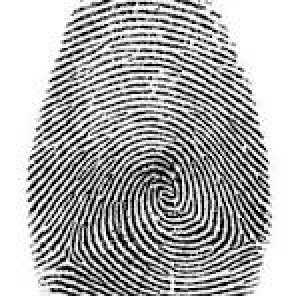
#> input picture SOCOFing/code/temp_query.bmp, 148 x 148 px (shown 2 times larger)
$ python search.py --query temp_query.bmp   (older library calls are emulated)
#> lines starting #> are read from the running program, lines starting #| are printed output that depends on the picture; after the words box and inside, x2 and y2 are one past the last pixel; in counts of white or black regions, pixels touching at a corner belong together
### SOCOFing/code/preprocess.py
# ============================================================================
# Preprocessing - Image Loading, Segmentation, Enhancement
# ============================================================================

import cv2
import numpy as np
from PIL import Image
import logging

import config

logger = logging.getLogger(__name__)

# ============================================================================
# 1. Load BMP Image
# ============================================================================
def load_bmp(image_path):
    """Load BMP image using OpenCV (BGR format)"""
#> called with image_path = 'temp_query.bmp'
    try:
        img = cv2.imread(image_path)
#> img is the input picture: shape (148, 148, 3); min 0, max 255, mean 173.9
        if img is None:
            logger.error(f"Failed to load image: {image_path}")
            return None
        logger.debug(f"Loaded image: {image_path}, shape={img.shape}")
        return img
    except Exception as e:
        logger.error(f"Error loading {image_path}: {e}")
        return None

# ============================================================================
# 2. Convert to Grayscale
# ============================================================================
def to_grayscale(img):
    """Convert BGR image to grayscale"""
    if img is None:
        return None
    gray = cv2.cvtColor(img, cv2.COLOR_BGR2GRAY)
    return gray

# ============================================================================
# 3. Resize to Standard Size
# ============================================================================
def resize_image(img, size=config.IMAGE_SIZE):
    """Resize image to standard size"""
#> called with size = 512
    if img is None:
        return None
    resized = cv2.resize(img, (size, size), interpolation=cv2.INTER_CUBIC)
    return resized

# ============================================================================
# 4. Segmentation (Fingerprint Region Detection)
# ============================================================================
def segment_fingerprint(img):
    """Segment fingerprint region using Otsu thresholding"""
    if img is None:
        return None, None

    # Apply Gaussian blur first
    blurred = cv2.GaussianBlur(img, (5, 5), 0)
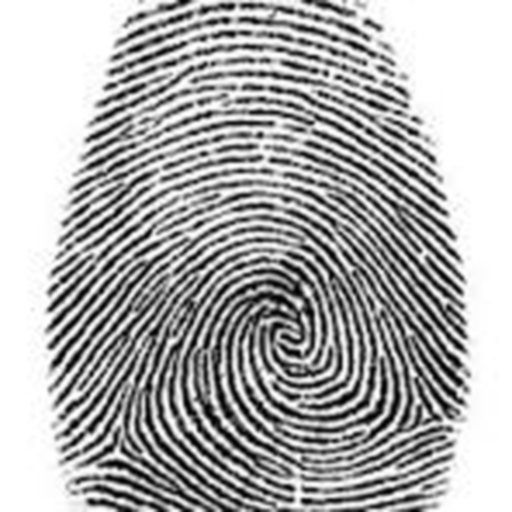
#> blurred: shape (512, 512); min 0, max 255, mean 173.7

    # Otsu thresholding
    _, binary = cv2.threshold(blurred, config.BINARIZATION_THRESHOLD, 255,
                              cv2.THRESH_BINARY | cv2.THRESH_OTSU)
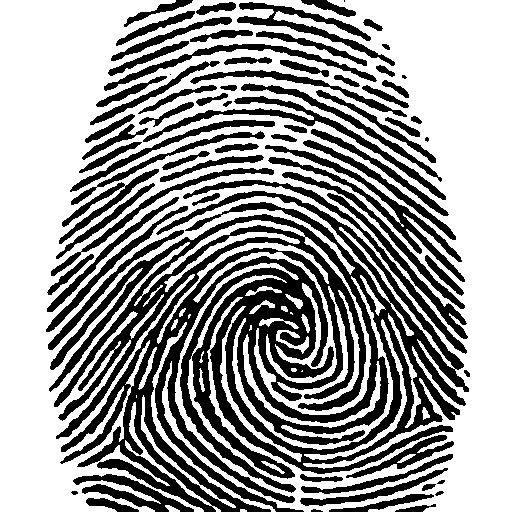
#> binary: shape (512, 512); 61.5% white; 75 black regions (4 under 20 px), largest, box (x1, y1, x2, y2) and area: (49, 191, 469, 512) 55795, (265, 145, 465, 282) 2969, (143, 96, 446, 200) 2403

    # Morphological operations to clean up
    kernel = cv2.getStructuringElement(cv2.MORPH_ELLIPSE,
                                       (config.MORPHOLOGY_KERNEL_SIZE,
                                        config.MORPHOLOGY_KERNEL_SIZE))
    binary = cv2.morphologyEx(binary, cv2.MORPH_CLOSE, kernel,
                             iterations=config.MORPHOLOGY_ITERATIONS)
#> binary: shape (512, 512); 94.4% white; 96 black regions, largest, box (x1, y1, x2, y2) and area: (246, 300, 315, 327) 817, (196, 391, 245, 452) 737, (263, 262, 309, 300) 731
    binary = cv2.morphologyEx(binary, cv2.MORPH_OPEN, kernel,
                             iterations=1)
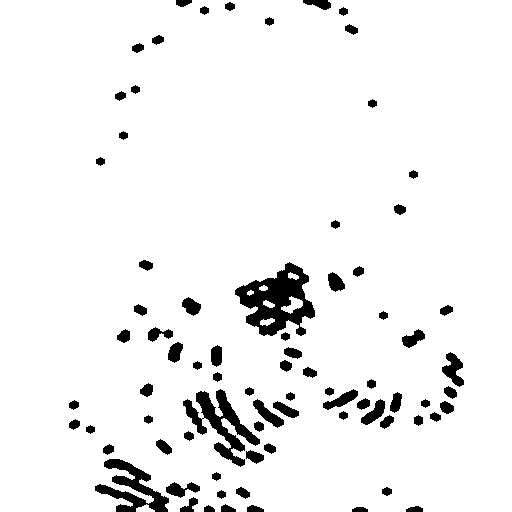
#> binary: shape (512, 512); 94.2% white; 78 black regions, largest, box (x1, y1, x2, y2) and area: (235, 262, 315, 336) 3011, (183, 389, 260, 467) 2003, (95, 459, 169, 512) 1616

    return binary, None

# ============================================================================
# 5. CLAHE Enhancement (Contrast Limited Adaptive Histogram Equalization)
# ============================================================================
def apply_clahe(img):
    """Apply CLAHE to enhance contrast"""
    if img is None or not config.CLAHE_ENABLED:
        return img

    clahe = cv2.createCLAHE(clipLimit=config.CLAHE_CLIP_LIMIT,
                           tileGridSize=config.CLAHE_TILE_GRID_SIZE)
    enhanced = clahe.apply(img)
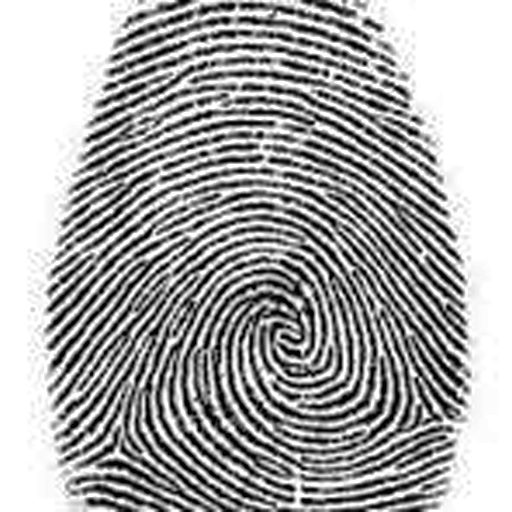
#> enhanced: shape (512, 512); min 1, max 255, mean 167.2
    return enhanced

# ============================================================================
# 6. Gabor Filter Enhancement
# ============================================================================
def apply_gabor_filter(img, mask=None):
    """Apply Gabor filter to enhance ridge structure"""
    if img is None or not config.GABOR_ENABLED:
        return img

    # Create Gabor kernel
    kernel_size = int(2 * np.ceil(3 * config.GABOR_SIGMA) + 1)
    kernel = cv2.getGaborKernel((kernel_size, kernel_size),
                                config.GABOR_SIGMA,
                                np.pi/4,  # 45 degree orientation
                                config.GABOR_WAVELENGTH,
                                0.5, 0)

    # Apply filter
    filtered = cv2.filter2D(img, -1, kernel)
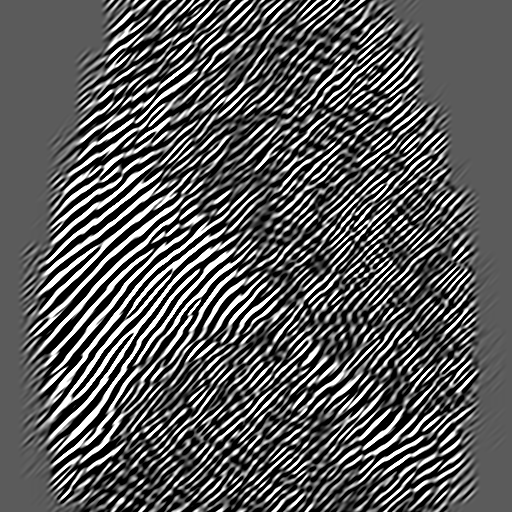
#> filtered: shape (512, 512); min 0, max 255, mean 89.5

    # Normalize
    filtered = cv2.normalize(filtered, None, 0, 255, cv2.NORM_MINMAX).astype(np.uint8)

    return filtered

# ============================================================================
# 7. Binarization
# ============================================================================
def binarize_image(img):
    """Binarize image"""
    if img is None:
        return None

    _, binary = cv2.threshold(img, config.BINARIZATION_THRESHOLD, 255,
                              cv2.THRESH_BINARY)
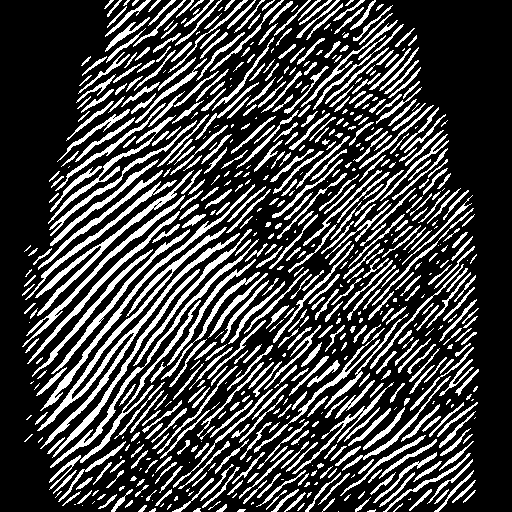
#> binary: shape (512, 512); 26.1% white in thin lines or dots, all inside (x1, y1, x2, y2) = (22, 0, 479, 512)
    return binary

# ============================================================================
# 8. Skeletonization
# ============================================================================
def skeletonize_image(binary_img):
    """Skeletonize binary image to 1-pixel wide skeleton"""
    if binary_img is None:
        return None

    # Invert: white ridge, black background
    inverted = cv2.bitwise_not(binary_img)

    # Morphological skeleton
    kernel = cv2.getStructuringElement(cv2.MORPH_CROSS, (3, 3))
    skeleton = np.zeros_like(inverted)

    while True:
        eroded = cv2.morphologyEx(inverted, cv2.MORPH_ERODE, kernel)
        dilated = cv2.morphologyEx(eroded, cv2.MORPH_DILATE, kernel)
        temp = cv2.subtract(inverted, dilated)
        skeleton = cv2.bitwise_or(skeleton, temp)
        inverted = eroded.copy()

        if cv2.countNonZero(inverted) == 0:
            break
#> this loop made 124 passes
#> pass 1, in skeletonize_image, `eroded = cv2.morphologyEx(inverted, cv2.MORPH_ERODE, kernel)`:
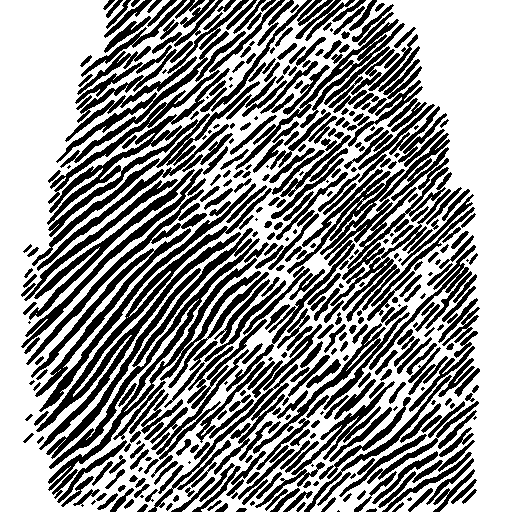
#> eroded: shape (512, 512); 58.2% white; 479 black regions (61 under 20 px), largest, box (x1, y1, x2, y2) and area: (48, 228, 269, 491) 6918, (36, 188, 272, 450) 4632, (47, 68, 260, 237) 4066
#> (the rest of the program and of its run is left out)
